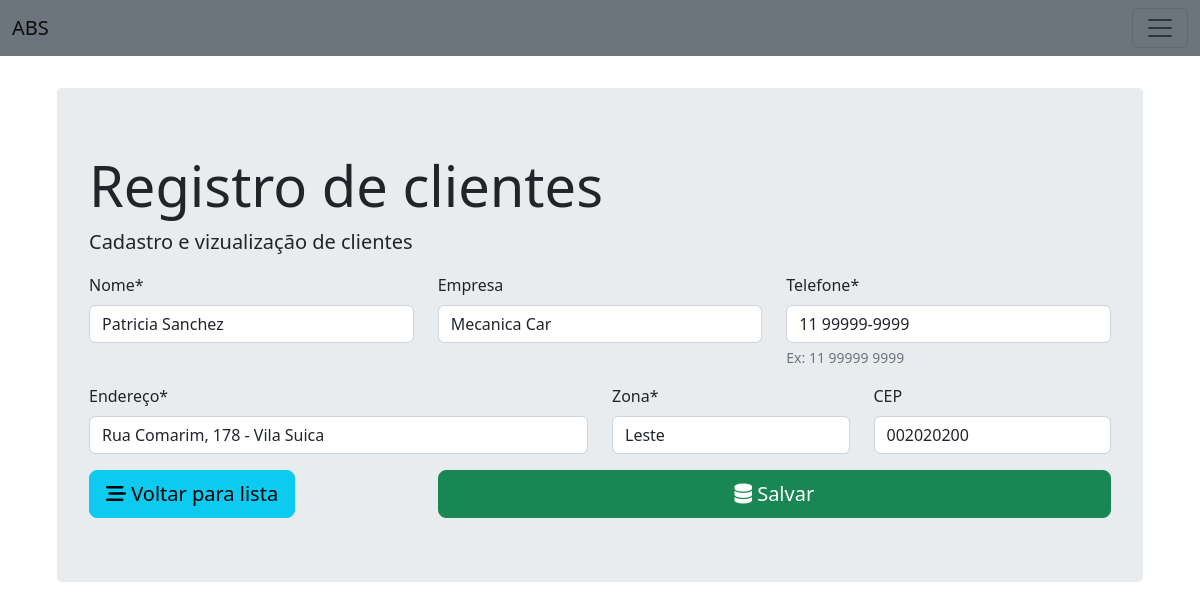
Before: /client/update/7/ with the older database file.
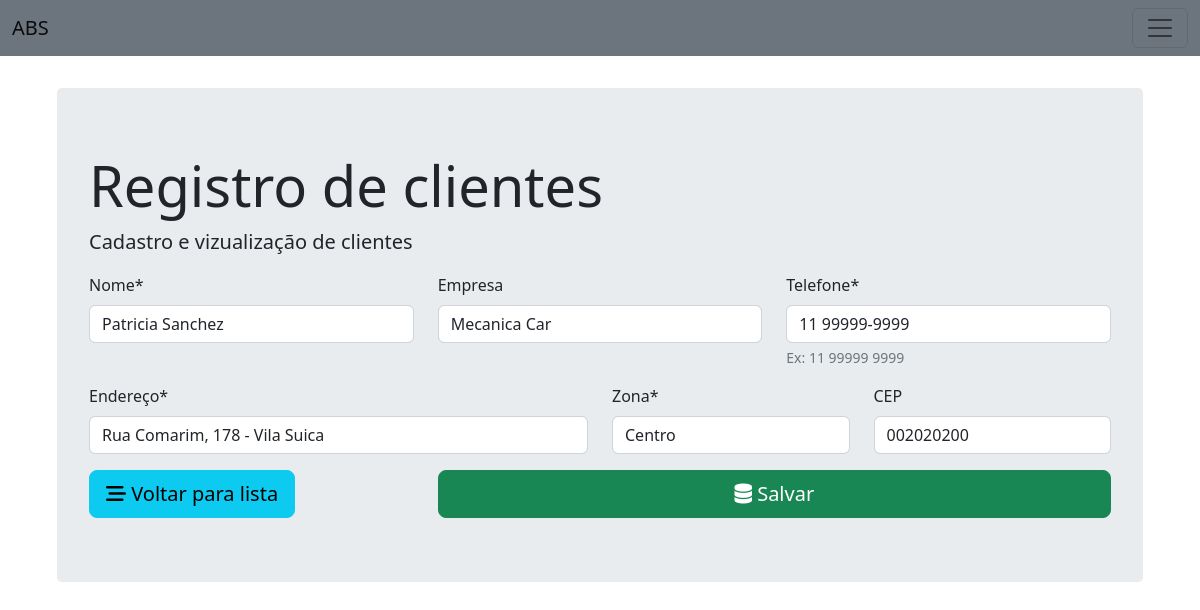
After: the same page with the newer database file.
### abs/models/client.py (models this page shows)
class Client(models.Model):
    name = models.CharField(max_length=100, blank=False)
    company_name = models.CharField(max_length=80, blank=True)
    phone_number = models.CharField(max_length=14, blank=False, unique=True)
    address = models.CharField(max_length=120, blank=False)
    zone = models.ForeignKey(Zone, on_delete=models.CASCADE)
    zip_code = models.CharField(max_length=9, blank=True)
    created_date = models.DateTimeField(auto_now_add=True)
    last_update = models.DateTimeField(auto_now=True)

### abs/views.py (the view, shortened to what this page needs)
# urls.py: path('client/update/<int:id>/', views.client_form, name='client_edit'),
def client_form(request, id=0):
    if request.method == 'GET':
        if id == 0:
            form = ClientForm()
        else:
            client = Client.objects.get(pk=id)
            form = ClientForm(instance=client)
        return render(request, 'client/client_form.html', {'form': form})

### abs/forms.py
class ClientForm(forms.ModelForm):
    class Meta:
        model = Client
        fields = '__all__'
        labels = {
            'name': 'Nome',
            'company_name': 'Empresa',
            'phone_number': 'Telefone',
            'address': 'Endereço',
            'zone': 'Zona',
            'zip_code': 'CEP',
        }
    def __init__(self, *args, **kwargs):
        super(ClientForm, self).__init__(*args, **kwargs)
        self.fields['zone'].empty_label = 'Selecione'
        self.fields['phone_number'].help_text = 'Ex: 11 99999 9999'

### abs/models/zone.py (called while the page is built)
    def __str__(self):
        return self.name

### abs/templates/client/client_form.html (shortened to what this page needs)
{% extends 'client/base_client.html' %}
{% load crispy_forms_tags %}
{% block jumbotron %}
    <form action="" method="post">
        <div class="row">
            <div class="col-md-4">
                {{ form.name | as_crispy_field }}
            </div>
            <div class="col-md-4">
                {{ form.company_name | as_crispy_field }}
            </div>
            <div class="col-md-4">
                {{ form.phone_number | as_crispy_field }}
            </div>
        </div>
        <div class="row">
            <div class="col-md-6">
                {{ form.address | as_crispy_field }}
            </div>
            <div class="col-md-3">
                {{ form.zone | as_crispy_field }}
            </div>
            <div class="col-md-3">
                {{ form.zip_code | as_crispy_field }}
            </div>
        </div>
        <div class="row">
            <div class="col-md-4">
                <a href="{% url 'client_list' %}" class="btn btn-info btn block btn-lg">
                    <i class="fas fa-stream"></i> Voltar para lista
                </a>
            </div>
            <div class="col-md-8">
                <button class="submit btn btn-success btn-block btn-lg">
                    <i class="fa-solid fa-database"></i> Salvar
                </button>
            </div>
        </div>
    </form>
{% endblock jumbotron %}

Changed rows visible on the page:
changed Client "Patricia Sanchez": zone "Leste" → "Centro"
